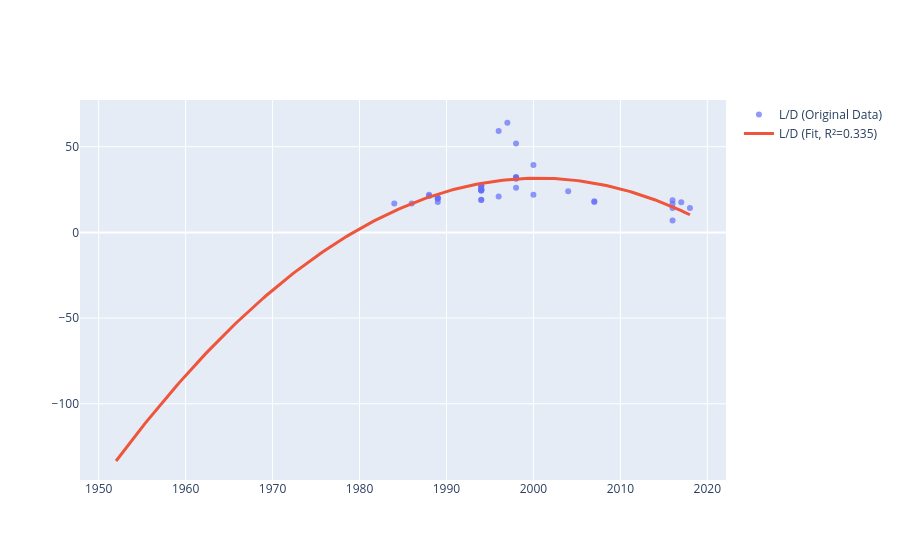

Notebook source saved alongside this figure:
### Code cell
_compute_polynomials_from_dataframe(
    df=df_with_dot,
    col_name_x='YOI',
    list_col_names_y=['L/D'],
    degree=2,
    plot=True
)

### Figure 1 — Plotly figure (JSON) as saved in the notebook; plotly's stock layout.template omitted (floating-point values rounded to 4 significant figures; data arrays with more than 128 entries replaced by an {"elided": "..."} marker saying what was removed)
{"data": [{"marker": {"opacity": 0.7}, "mode": "markers", "name": "L/D (Original Data)", "type": "scatter", "x": {"elided": "129 float values"}, "y": {"elided": "129 float values"}}, {"line": {"width": 3}, "mode": "lines", "name": "L/D (Fit, R²=0.335)", "type": "scatter", "x": {"elided": "200 float values"}, "y": {"elided": "200 float values"}}], "layout": {}}
